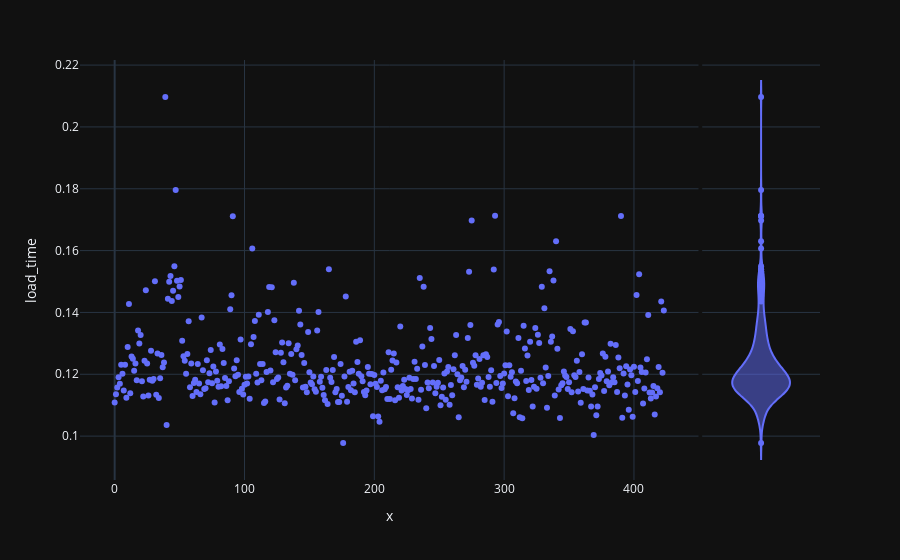
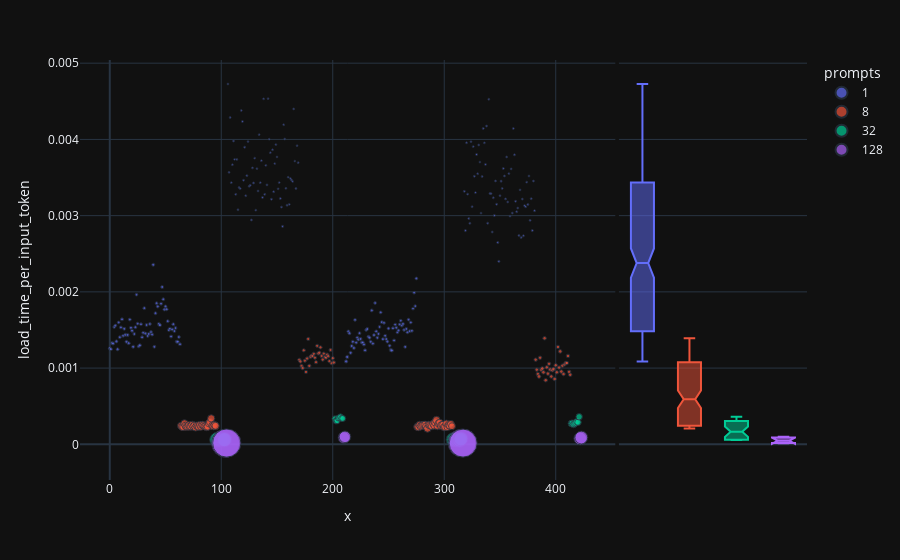

Here is the notebook cell these charts were saved with, in order:
### Code cell
# remove color from the fig below and run again
fig = px.scatter(data_df, x= range(len(data_df)), y= "load_time", marginal_y="violin")
fig.show()
fig = px.scatter(data_df, x= range(len(data_df)), y= "load_time_per_input_token", color="prompts", size="input_tokens", marginal_y="box")
fig.show()

### Figure 1 — Plotly figure (JSON) as saved in the notebook; plotly's stock layout.template omitted (floating-point values rounded to 4 significant figures; data arrays with more than 128 entries replaced by an {"elided": "..."} marker saying what was removed)
{"data": [{"hovertemplate": "x=%{x}<br>load_time=%{y}<extra></extra>", "legendgroup": "", "marker": {"color": "#636efa", "symbol": "circle"}, "mode": "markers", "name": "", "orientation": "v", "showlegend": false, "x": {"elided": "424 int values"}, "xaxis": "x", "y": {"elided": "424 float values"}, "yaxis": "y", "type": "scatter"}, {"alignmentgroup": "True", "hovertemplate": "load_time=%{y}<extra></extra>", "legendgroup": "", "marker": {"color": "#636efa", "symbol": "circle"}, "name": "", "offsetgroup": "", "scalegroup": "y", "showlegend": false, "xaxis": "x2", "y": {"elided": "424 float values"}, "yaxis": "y2", "type": "violin"}], "layout": {"xaxis": {"anchor": "y", "domain": [0.0, 0.8358], "title": {"text": "x"}}, "yaxis": {"anchor": "x", "domain": [0.0, 1.0], "title": {"text": "load_time"}}, "xaxis2": {"anchor": "y2", "domain": [0.8408, 1.0], "matches": "x2", "showticklabels": false, "showline": false, "ticks": "", "showgrid": false}, "yaxis2": {"anchor": "x2", "domain": [0.0, 1.0], "matches": "y", "showticklabels": false, "showgrid": true}, "legend": {"tracegroupgap": 0}, "margin": {"t": 60}}}

### Figure 2 — Plotly figure (JSON) as saved in the notebook; plotly's stock layout.template omitted (floating-point values rounded to 4 significant figures; data arrays with more than 128 entries replaced by an {"elided": "..."} marker saying what was removed)
{"data": [{"hovertemplate": "prompts=1<br>x=%{x}<br>load_time_per_input_token=%{y}<br>input_tokens=%{marker.size}<extra></extra>", "legendgroup": "1", "marker": {"color": "#636efa", "size": {"elided": "256 int values"}, "sizemode": "area", "sizeref": 19.12, "symbol": "circle"}, "mode": "markers", "name": "1", "orientation": "v", "showlegend": true, "x": {"elided": "256 int values"}, "xaxis": "x", "y": {"elided": "256 float values"}, "yaxis": "y", "type": "scatter"}, {"alignmentgroup": "True", "hovertemplate": "prompts=1<br>load_time_per_input_token=%{y}<extra></extra>", "legendgroup": "1", "marker": {"color": "#636efa", "symbol": "circle"}, "name": "1", "notched": true, "offsetgroup": "1", "showlegend": false, "xaxis": "x2", "y": {"elided": "256 float values"}, "yaxis": "y2", "type": "box"}, {"hovertemplate": "prompts=8<br>x=%{x}<br>load_time_per_input_token=%{y}<br>input_tokens=%{marker.size}<extra></extra>", "legendgroup": "8", "marker": {"color": "#EF553B", "size": [507, 510, 499, 502, 499, 502, 493, 496, 507, 510, 499, 502, 499, 502, 493, 496, 507, 510, 499, 502, 499, 502, 493, 496, 507, 510, 499, 502, 499, 502, 493, 496, 103, 106, 108, 111, 100, 103, 103, 106, 105, 108, 101, 104, 99, 102, 103, 106, 101, 104, 100, 103, 103, 106, 96, 99, 101, 104, 104, 107, 97, 100, 106, 109, 536, 539, 493, 496, 486, 489, 450, 453, 536, 539, 493, 496, 486, 489, 450, 453, 536, 539, 493, 496, 486, 489, 450, 453, 536, 539, 493, 496, 486, 489, 450, 453, 117, 120, 129, 132, 114, 117, 126, 129, 123, 126, 119, 122, 116, 119, 122, 125, 121, 124, 118, 121, 114, 117, 125, 128, 117, 120, 110, 113, 117, 120, 120, 123], "sizemode": "area", "sizeref": 19.12, "symbol": "circle"}, "mode": "markers", "name": "8", "orientation": "v", "showlegend": true, "x": [64, 65, 66, 67, 68, 69, 70, 71, 72, 73, 74, 75, 76, 77, 78, 79, 80, 81, 82, 83, 84, 85, 86, 87, 88, 89, 90, 91, 92, 93, 94, 95, 170, 171, 172, 173, 174, 175, 176, 177, 178, 179, 180, 181, 182, 183, 184, 185, 186, 187, 188, 189, 190, 191, 192, 193, 194, 195, 196, 197, 198, 199, 200, 201, 276, 277, 278, 279, 280, 281, 282, 283, 284, 285, 286, 287, 288, 289, 290, 291, 292, 293, 294, 295, 296, 297, 298, 299, 300, 301, 302, 303, 304, 305, 306, 307, 382, 383, 384, 385, 386, 387, 388, 389, 390, 391, 392, 393, 394, 395, 396, 397, 398, 399, 400, 401, 402, 403, 404, 405, 406, 407, 408, 409, 410, 411, 412, 413], "xaxis": "x", "y": [0.0002433, 0.0002294, 0.0002275, 0.0002756, 0.0002431, 0.0002295, 0.0002343, 0.000251, 0.0002316, 0.000236, 0.0002563, 0.0002332, 0.0002455, 0.0002208, 0.0002453, 0.0002377, 0.0002288, 0.0002541, 0.0002326, 0.0002553, 0.0002478, 0.0002366, 0.0002356, 0.000225, 0.0002323, 0.0002765, 0.0002917, 0.0003408, 0.0002442, 0.0002378, 0.0002526, 0.0002416, 0.001108, 0.001087, 0.001028, 0.001, 0.001233, 0.001097, 0.0009492, 0.001126, 0.001382, 0.001029, 0.001147, 0.001162, 0.00116, 0.001188, 0.001136, 0.001077, 0.001292, 0.001192, 0.001202, 0.001272, 0.001159, 0.001111, 0.001191, 0.001143, 0.001136, 0.001176, 0.001156, 0.001091, 0.001238, 0.001064, 0.00113, 0.001073, 0.0002308, 0.0002278, 0.0002559, 0.0002352, 0.0002441, 0.0002554, 0.0002578, 0.0002588, 0.0002353, 0.0002072, 0.0002565, 0.0002532, 0.0002452, 0.0002371, 0.0002695, 0.0002454, 0.0002872, 0.0003178, 0.0002377, 0.0002745, 0.0002817, 0.0002443, 0.0002568, 0.0002582, 0.0002243, 0.0002281, 0.0002715, 0.0002275, 0.000253, 0.0002437, 0.0002682, 0.0002371, 0.00111, 0.0009787, 0.0009227, 0.0008894, 0.001136, 0.0009768, 0.0009952, 0.0009451, 0.001392, 0.0008411, 0.00101, 0.0009271, 0.001057, 0.0009809, 0.0008896, 0.0009724, 0.0009891, 0.0008572, 0.001037, 0.0009446, 0.001278, 0.001007, 0.001219, 0.0009545, 0.001032, 0.0009214, 0.001049, 0.001067, 0.001067, 0.00116, 0.0009509, 0.000912], "yaxis": "y", "type": "scatter"}, {"alignmentgroup": "True", "hovertemplate": "prompts=8<br>load_time_per_input_token=%{y}<extra></extra>", "legendgroup": "8", "marker": {"color": "#EF553B", "symbol": "circle"}, "name": "8", "notched": true, "offsetgroup": "8", "showlegend": false, "xaxis": "x2", "y": [0.0002433, 0.0002294, 0.0002275, 0.0002756, 0.0002431, 0.0002295, 0.0002343, 0.000251, 0.0002316, 0.000236, 0.0002563, 0.0002332, 0.0002455, 0.0002208, 0.0002453, 0.0002377, 0.0002288, 0.0002541, 0.0002326, 0.0002553, 0.0002478, 0.0002366, 0.0002356, 0.000225, 0.0002323, 0.0002765, 0.0002917, 0.0003408, 0.0002442, 0.0002378, 0.0002526, 0.0002416, 0.001108, 0.001087, 0.001028, 0.001, 0.001233, 0.001097, 0.0009492, 0.001126, 0.001382, 0.001029, 0.001147, 0.001162, 0.00116, 0.001188, 0.001136, 0.001077, 0.001292, 0.001192, 0.001202, 0.001272, 0.001159, 0.001111, 0.001191, 0.001143, 0.001136, 0.001176, 0.001156, 0.001091, 0.001238, 0.001064, 0.00113, 0.001073, 0.0002308, 0.0002278, 0.0002559, 0.0002352, 0.0002441, 0.0002554, 0.0002578, 0.0002588, 0.0002353, 0.0002072, 0.0002565, 0.0002532, 0.0002452, 0.0002371, 0.0002695, 0.0002454, 0.0002872, 0.0003178, 0.0002377, 0.0002745, 0.0002817, 0.0002443, 0.0002568, 0.0002582, 0.0002243, 0.0002281, 0.0002715, 0.0002275, 0.000253, 0.0002437, 0.0002682, 0.0002371, 0.00111, 0.0009787, 0.0009227, 0.0008894, 0.001136, 0.0009768, 0.0009952, 0.0009451, 0.001392, 0.0008411, 0.00101, 0.0009271, 0.001057, 0.0009809, 0.0008896, 0.0009724, 0.0009891, 0.0008572, 0.001037, 0.0009446, 0.001278, 0.001007, 0.001219, 0.0009545, 0.001032, 0.0009214, 0.001049, 0.001067, 0.001067, 0.00116, 0.0009509, 0.000912], "yaxis": "y2", "type": "box"}, {"hovertemplate": "prompts=32<br>x=%{x}<br>load_time_per_input_token=%{y}<br>input_tokens=%{marker.size}<extra></extra>", "legendgroup": "32", "marker": {"color": "#00cc96", "size": [1929, 1932, 1929, 1932, 1929, 1932, 1929, 1932, 345, 348, 339, 342, 331, 334, 339, 342, 1896, 1899, 1896, 1899, 1896, 1899, 1896, 1899, 417, 420, 411, 414, 409, 412, 395, 398], "sizemode": "area", "sizeref": 19.12, "symbol": "circle"}, "mode": "markers", "name": "32", "orientation": "v", "showlegend": true, "x": [96, 97, 98, 99, 100, 101, 102, 103, 202, 203, 204, 205, 206, 207, 208, 209, 308, 309, 310, 311, 312, 313, 314, 315, 414, 415, 416, 417, 418, 419, 420, 421], "xaxis": "x", "y": [5.924e-05, 6.794e-05, 5.979e-05, 5.873e-05, 6.045e-05, 6.17e-05, 6.065e-05, 6.176e-05, 0.0003359, 0.0003056, 0.0003086, 0.0003446, 0.000347, 0.0003609, 0.0003397, 0.0003388, 5.922e-05, 6.194e-05, 6.175e-05, 6.937e-05, 5.595e-05, 6.379e-05, 5.578e-05, 7.146e-05, 0.0002736, 0.0002767, 0.0002604, 0.0002724, 0.0002824, 0.0002969, 0.0002891, 0.0003606], "yaxis": "y", "type": "scatter"}, {"alignmentgroup": "True", "hovertemplate": "prompts=32<br>load_time_per_input_token=%{y}<extra></extra>", "legendgroup": "32", "marker": {"color": "#00cc96", "symbol": "circle"}, "name": "32", "notched": true, "offsetgroup": "32", "showlegend": false, "xaxis": "x2", "y": [5.924e-05, 6.794e-05, 5.979e-05, 5.873e-05, 6.045e-05, 6.17e-05, 6.065e-05, 6.176e-05, 0.0003359, 0.0003056, 0.0003086, 0.0003446, 0.000347, 0.0003609, 0.0003397, 0.0003388, 5.922e-05, 6.194e-05, 6.175e-05, 6.937e-05, 5.595e-05, 6.379e-05, 5.578e-05, 7.146e-05, 0.0002736, 0.0002767, 0.0002604, 0.0002724, 0.0002824, 0.0002969, 0.0002891, 0.0003606], "yaxis": "y2", "type": "box"}, {"hovertemplate": "prompts=128<br>x=%{x}<br>load_time_per_input_token=%{y}<br>input_tokens=%{marker.size}<extra></extra>", "legendgroup": "128", "marker": {"color": "#ab63fa", "size": [7647, 7650, 1285, 1288, 7515, 7518, 1563, 1566], "sizemode": "area", "sizeref": 19.12, "symbol": "circle"}, "mode": "markers", "name": "128", "orientation": "v", "showlegend": true, "x": [104, 105, 210, 211, 316, 317, 422, 423], "xaxis": "x", "y": [1.466e-05, 1.695e-05, 8.719e-05, 9.868e-05, 1.708e-05, 1.568e-05, 7.711e-05, 8.979e-05], "yaxis": "y", "type": "scatter"}, {"alignmentgroup": "True", "hovertemplate": "prompts=128<br>load_time_per_input_token=%{y}<extra></extra>", "legendgroup": "128", "marker": {"color": "#ab63fa", "symbol": "circle"}, "name": "128", "notched": true, "offsetgroup": "128", "showlegend": false, "xaxis": "x2", "y": [1.466e-05, 1.695e-05, 8.719e-05, 9.868e-05, 1.708e-05, 1.568e-05, 7.711e-05, 8.979e-05], "yaxis": "y2", "type": "box"}], "layout": {"xaxis": {"anchor": "y", "domain": [0.0, 0.7363], "title": {"text": "x"}}, "yaxis": {"anchor": "x", "domain": [0.0, 1.0], "title": {"text": "load_time_per_input_token"}}, "xaxis2": {"anchor": "y2", "domain": [0.7413, 1.0], "matches": "x2", "showticklabels": false, "showline": false, "ticks": "", "showgrid": false}, "yaxis2": {"anchor": "x2", "domain": [0.0, 1.0], "matches": "y", "showticklabels": false, "showgrid": true}, "legend": {"title": {"text": "prompts"}, "tracegroupgap": 0, "itemsizing": "constant"}, "margin": {"t": 60}}}
